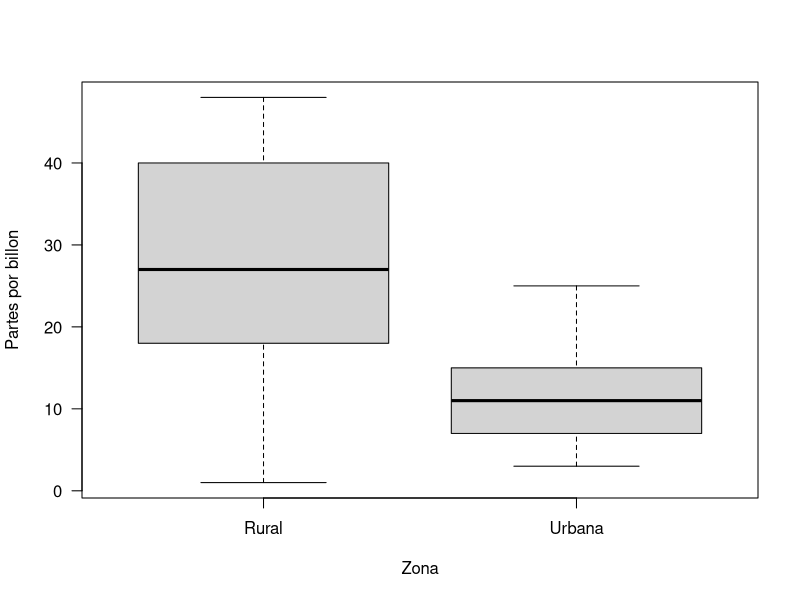

Write the R code that produced this figure.
## ---- chunk 1
data <- c(502, 501, 497, 491, 496, 501, 502, 500, 489, 490)
mu <- 500

x <- mean(data)
s <- sd(data)
n <- length(data)

t <- (x - mu) / (s / sqrt(n))
round(t, 2)
## ---- chunk 2
round(qt(0.025, 9), 2)
## ---- chunk 3
round(qt(0.975, 9), 2)
## ---- chunk 4
t.test(x = data, y = NULL, mu = 500, alternative = "two.sided", conf.level = 0.95)
## ---- chunk 5
mu <- 20000
n <- 100
x <- 19500
s <- 3900

Z <- (x - mu) / (s / sqrt(n))
round(Z, 2)
## ---- chunk 6
round(qnorm(0.97), 2)
## ---- chunk 7
p_value <- 1 - pnorm(Z)
round(p_value, 2)
## ---- chunk 8
p_hat <- 174 / 200
p <- 0.90
n <- 200
Z <- (p_hat - p) / sqrt((p * (1-p)) / n)

round(Z, 2)
## ---- chunk 9
round(qnorm(0.05), 2)
## ---- chunk 10
p_hat <- 170 / 200
p <- 0.90
n <- 200
Z <- (p_hat - p) / sqrt((p * (1-p)) / n)

round(Z, 2)
## ---- chunk 11
round(qnorm(0.05), 2)
## ---- chunk 12
data <- c(502, 501, 497, 491, 496, 501, 502, 500, 489, 490)
S <- sd(data)
n <- length(data)
var <- 40

chisq <- ((n - 1) * S**2) / var
round(chisq, 2)
## ---- chunk 13
round(qchisq(0.95, n-1), 2)
## ---- chunk 14
p_value <- 1 - pchisq(chisq, n-1)
round(p_value, 4)
## ---- chunk 15
data_u <- c(3, 7, 25, 10, 15, 6, 12, 25, 15, 7)
data_r <- c(48, 44, 40, 38, 33, 21, 20, 12, 1, 18)

var.test(x = data_u, y = data_r, ratio = 1, alternative = "two.sided", conf.level = 0.98)
## ---- chunk 16
data_u <- c(3, 7, 25, 10, 15, 6, 12, 25, 15, 7)
data_r <- c(48, 44, 40, 38, 33, 21, 20, 12, 1, 18)

data <- data.frame(ppb = c(data_u, data_r), zone = rep(c("Urbana", "Rural"), each = 10))
boxplot(ppb ~ zone, data = data, las = 1, xlab = "Zona", ylab = "Partes por billon")
## ---- chunk 17
t.test(x = data_r, y = data_u, alternative = "two.sided",
       mu = 0, var.equal = FALSE, conf.level = 0.94)
## ---- chunk 18
data_before <- c( rep(1, 75), rep(0, 1500-75) )
data_after <- c( rep(1, 80), rep(0, 2000-80) )

n1 <- 1500
n2 <- 2000
x1 <- mean(data_before)
x2 <- mean(data_after)
s1 <- sd(data_before)
s2 <- sd(data_after)

Z <- ((x1 - x2) - (0)) / sqrt(((s1**2)/n1) + ((s2**2)/n2))
round(Z, 2)
## ---- chunk 19
p_value <- 1 - pnorm(Z)
round(p_value, 4)
## ---- chunk 20
weight_before <- c(195, 213, 247, 201, 187, 210, 215, 246, 294, 310)
weight_after <- c(187, 195, 221, 190, 175, 197, 199, 221, 278, 285)

t.test(x = weight_before, y = weight_after, alternative = "greater",
       mu = 0, var.equal = TRUE, conf.level = 0.95)
## ---- chunk 21
mu <- 5.5
n <- 64
x <- 5.23
S <- 0.24

Z <- (x - mu) / (S / sqrt(n))
round(Z, 2)
## ---- chunk 22
round(qnorm(0.05), 2)
## ---- chunk 23
mu <- 162.5
sigma <- 6.9
n <- 50
x <- 165.2

Z <- (x - mu) / (sigma / sqrt(n))
round(Z, 2)
## ---- chunk 24
p_value <- 2 * (1 - pnorm(Z))
round(p_value, 4)
## ---- chunk 25
n1 <- 30
s1 <- 10.5
n2 <- 30
s2 <- 10.2

k <- n1 + n2 - 2
sp <- sqrt(( (n1-1)*s1**2 + (n2-1)*s2**2 ) / k)
t <- ((34) - (0)) / (sp * sqrt(1/n1 + 1/n2))

round(t, 2)
## ---- chunk 26
p_value <- 1 - pt(t, n1 + n2 - 2)
p_value
## ---- chunk 27
n1 <- 25
x1 <- 20
s1 <- 1.5
n2 <- 25
x2 <- 12
s2 <- 1.25

k <- n1 + n2 - 2
sp <- sqrt(( (n1-1)*s1**2 + (n2-1)*s2**2 ) / k)
t <- ((x1 - x2) - (0)) / (sp * sqrt(1/n1 + 1/n2))

round(t, 2)
## ---- chunk 28
round(qt(0.97, 48), 2)
## ---- chunk 29
p_value <- 1 - pt(t, n1+n2-2)
round(p_value, 2)
## ---- chunk 30
mu <- 35
n <- 20
x <- 33.1
s <- 4.3

t <- (x - mu) / (s / sqrt(n))
round(t, 2)
## ---- chunk 31
round(qt(0.04, 19), 2)
## ---- chunk 32
n1 <- 25
sigma1 <- 5.2
x1 <- 81
n2 <- 36
sigma2 <- 3.4
x2 <- 76

Z <- ((x1 - x2) - (0)) / sqrt(sigma1**2/n1 + sigma2**2/n2)

round(Z, 2)
## ---- chunk 33
p_value <- 2 * (1 - pnorm(Z))
p_value
## ---- chunk 34
n1 <- 50
x1 <- 86.7
s1 <- 6.28
n2 <- 50
x2 <- 77.8
s2 <- 5.61

Z <- ((x1 - x2) - (12)) / sqrt(s1**2/n1 + s2**2/n2)
round(Z, 2)
## ---- chunk 35
round(qnorm(0.05), 2)
## ---- chunk 36
# Con el incremento
n1 <- 12
x1 <- 8.8
s1 <- 1.2
# Sin el incremento
n2 <- 15
x2 <- 7.5
s2 <- 1.5

k <- n1 + n2 - 2
sp <- sqrt(( (n1-1)*s1**2 + (n2-1)*s2**2 ) / k)
t <- ((x1 - x2) - (0.5)) / (sp * sqrt(1/n1 + 1/n2))

round(t, 2)
## ---- chunk 37
round( qt(0.99, n1+n2-2), 2)
## ---- chunk 38
n1 <- 120
n2 <- 280
x1 <- 29 / n1
x2 <- 56 / n2
with_med <- c( rep(1, 29), rep(0, n1-29) )
without_med <- c( rep(1, 56), rep(0, n2-56) )
s1 <- sd(with_med)
s2 <- sd(without_med)

Z <- ((x1 - x2) - (0)) / sqrt(((s1**2)/n1) + ((s2**2)/n2))
round(Z, 2)
## ---- chunk 39
p_value <- 1 - pnorm(Z)
round( p_value, 2 )
## ---- chunk 40
data <- c(10.2, 9.7, 10.1, 10.3, 10.1, 9.8, 9.9, 10.4, 10.3, 9.8) 
n <- 10
s_square <- var(data)
sigma_square <- 0.03

chisq <- ((n - 1) * s_square) / sigma_square
round(chisq, 2)
## ---- chunk 41
p_value <- 2 * (1 - pchisq(chisq, n-1))
round(p_value, 2)
## ---- chunk 42
sigma_square <- 1.15
n <- 25
s_square <- 2.03

chisq <- ((n - 1) * s_square) / sigma_square
round(chisq, 2)
## ---- chunk 43
round( qchisq(0.95, n-1), 2 )
## ---- chunk 44
p_value <- 1 - pchisq(chisq, n-1)
round(p_value, 2)
